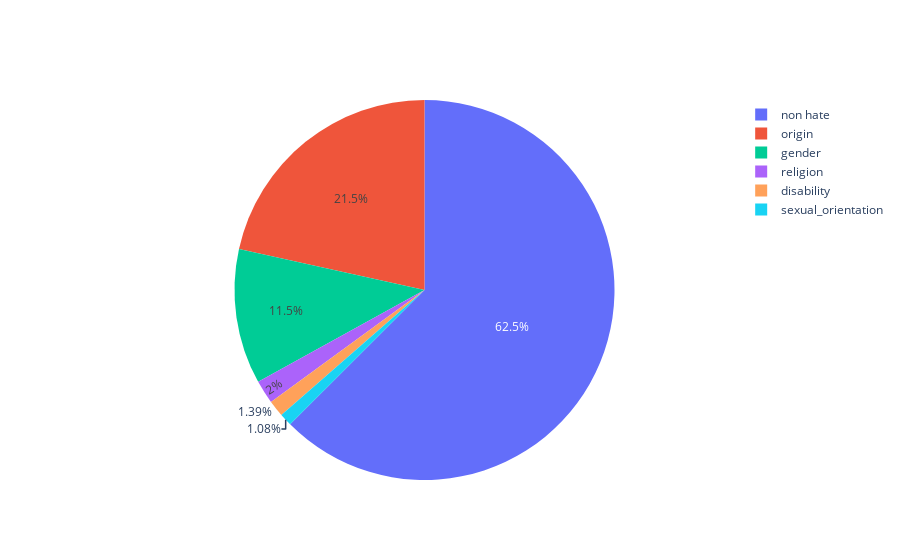

Notebook code cell kept with this figure:
### Markdown cell above
## Final unified dataset

### Code cell
df_groupby = df_unified.groupby(['target'])['text'].count()

labels = df_groupby.keys()
values = df_groupby.values

fig = go.Figure(data=[go.Pie(labels=labels, values=values)])
fig.show()

df_unified.describe()

### Figure 1 — Plotly figure (JSON) as saved in the notebook; plotly's stock layout.template omitted (floating-point values rounded to 4 significant figures)
{"data": [{"labels": ["disability", "gender", "non hate", "origin", "religion", "sexual_orientation"], "type": "pie", "values": [1264, 10449, 56796, 19566, 1817, 979]}], "layout": {}}
